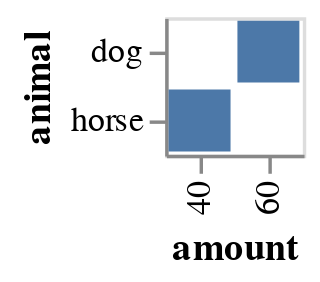

The cell this chart's notebook holds for it:
### Code cell
(oz/view! {:data {:values [{:animal :horse :amount 40}{:animal :dog :amount 60}]}
                          :mark :bar
                          :encoding {:x {:field :amount} 
                                     :y {:field :animal :type :ordinal}}})

### Figure 1 — Vega-Lite specification as saved in the notebook (floating-point values rounded to 4 significant figures)
{"data": {"values": [{"amount": 40, "animal": "horse"}, {"amount": 60, "animal": "dog"}]}, "encoding": {"x": {"field": "amount"}, "y": {"field": "animal", "type": "ordinal"}}, "mark": "bar"}
